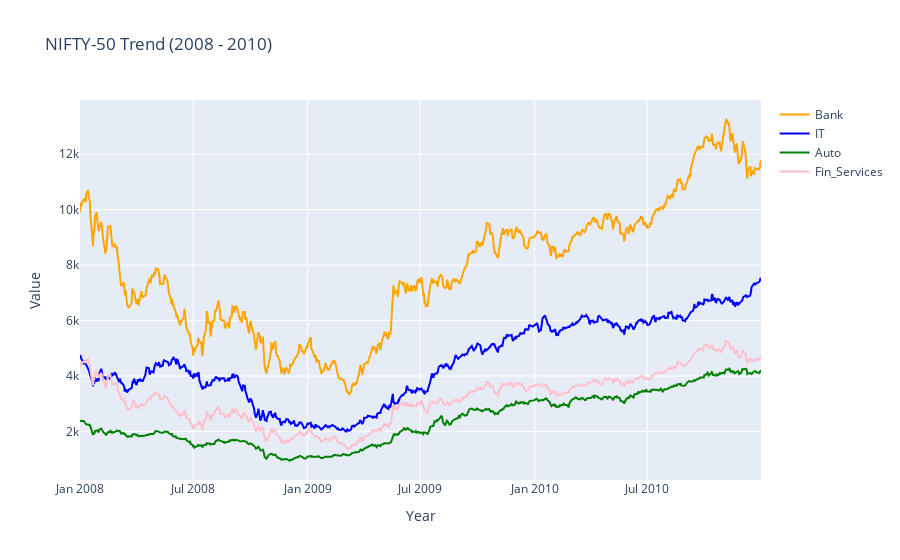

Write notebook code for a chart like this one.
### Markdown cell above
### Sector wise comparison of trend during recession

### Code cell
niftyBank_2008_to_2010 = niftyBank_df[(niftyBank_df['Date'] >= '2008-01-01') & (niftyBank_df['Date'] <= '2010-12-31')]
niftyIT_2008_to_2010 = niftyIT_df[(niftyIT_df['Date'] >= '2008-01-01') & (niftyIT_df['Date'] <= '2010-12-31')]
niftyAuto_2008_to_2010 = niftyAuto_df[(niftyAuto_df['Date'] >= '2008-01-01') & (niftyAuto_df['Date'] <= '2010-12-31')]
niftyFin_Services_2008_to_2010 = niftyFin_Services_df[(niftyFin_Services_df['Date'] >= '2008-01-01') & (niftyFin_Services_df['Date'] <= '2010-12-31')]


fig = go.Figure()
fig.add_trace(go.Scatter(
         x=niftyBank_2008_to_2010['Date'],
         y=niftyBank_2008_to_2010['Close'],
        name='Bank',
        line=dict(color='orange'),
    opacity=1))

fig.add_trace(go.Scatter(
         x=niftyIT_2008_to_2010['Date'],
         y=niftyIT_2008_to_2010['Close'],
        name='IT',
        line=dict(color='blue'),
    opacity=1))        

fig.add_trace(go.Scatter(
         x=niftyAuto_2008_to_2010['Date'],
         y=niftyAuto_2008_to_2010['Close'],
        name='Auto',
        line=dict(color='green'),
    opacity=1))

fig.add_trace(go.Scatter(
         x=niftyFin_Services_2008_to_2010['Date'],
         y=niftyFin_Services_2008_to_2010['Close'],
        name='Fin_Services',
        line=dict(color='pink'),
    opacity=1))
    
fig.update_layout(title_text="NIFTY-50 Trend (2008 - 2010)", xaxis_title = 'Year', yaxis_title='Value')

fig.show()

### Figure 1 — Plotly figure (JSON) as saved in the notebook; plotly's stock layout.template omitted (floating-point values rounded to 4 significant figures; data arrays with more than 128 entries replaced by an {"elided": "..."} marker saying what was removed)
{"data": [{"line": {"color": "orange"}, "name": "Bank", "opacity": 1, "type": "scatter", "x": {"elided": "741 str values"}, "y": {"elided": "741 float values"}}, {"line": {"color": "blue"}, "name": "IT", "opacity": 1, "type": "scatter", "x": {"elided": "741 str values"}, "y": {"elided": "741 float values"}}, {"line": {"color": "green"}, "name": "Auto", "opacity": 1, "type": "scatter", "x": {"elided": "741 str values"}, "y": {"elided": "741 float values"}}, {"line": {"color": "pink"}, "name": "Fin_Services", "opacity": 1, "type": "scatter", "x": {"elided": "741 str values"}, "y": {"elided": "741 float values"}}], "layout": {"title": {"text": "NIFTY-50 Trend (2008 - 2010)"}, "xaxis": {"title": {"text": "Year"}}, "yaxis": {"title": {"text": "Value"}}}}
